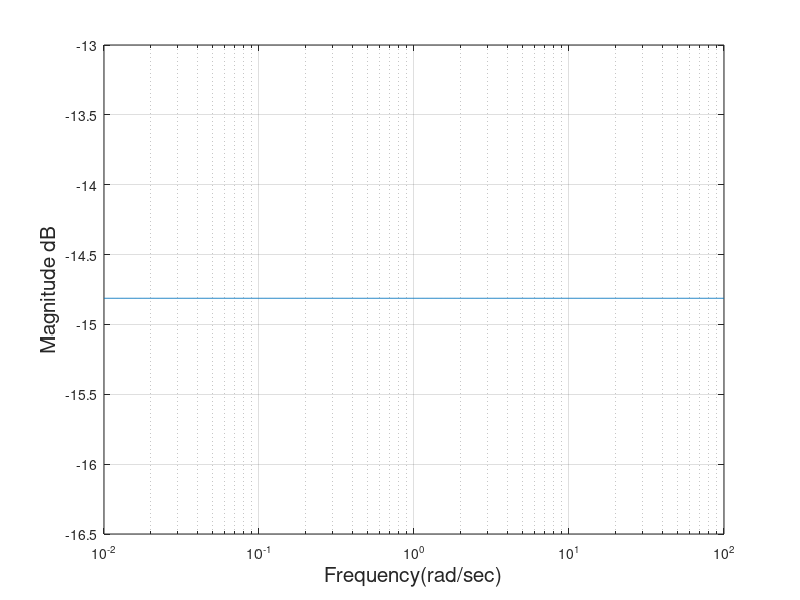
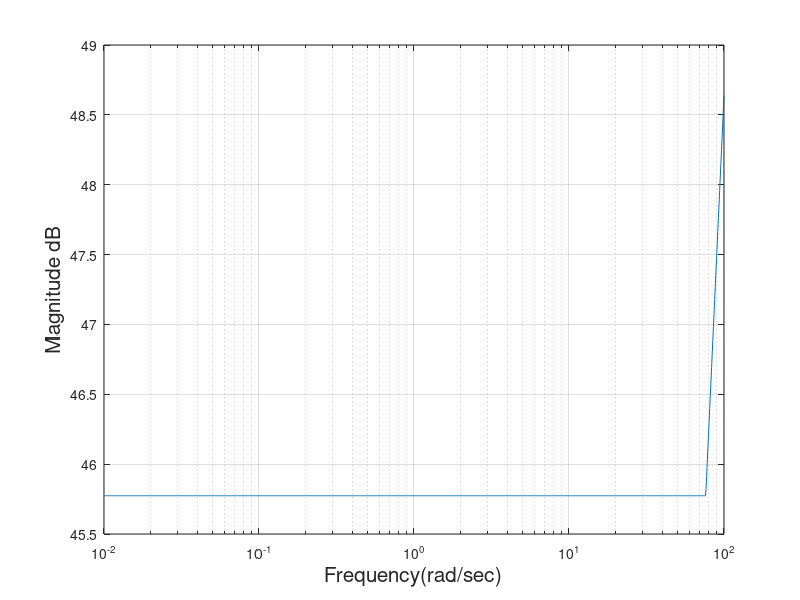
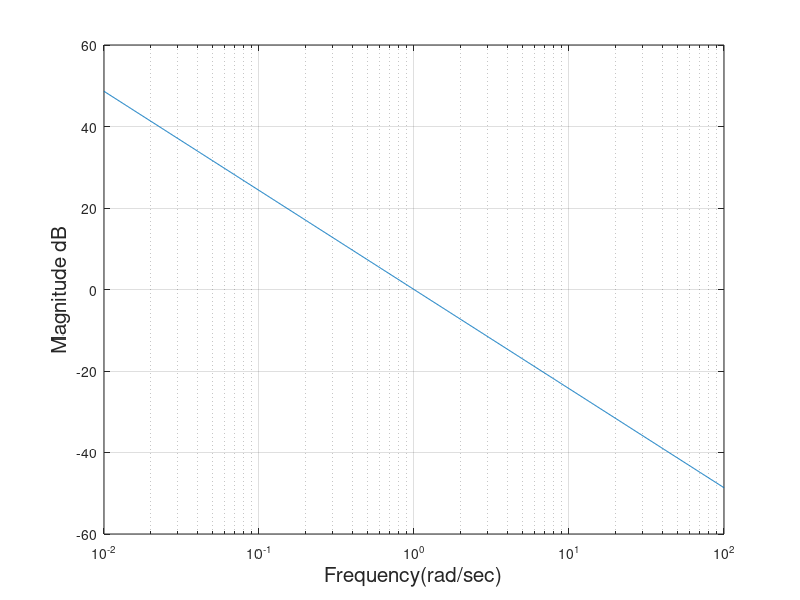
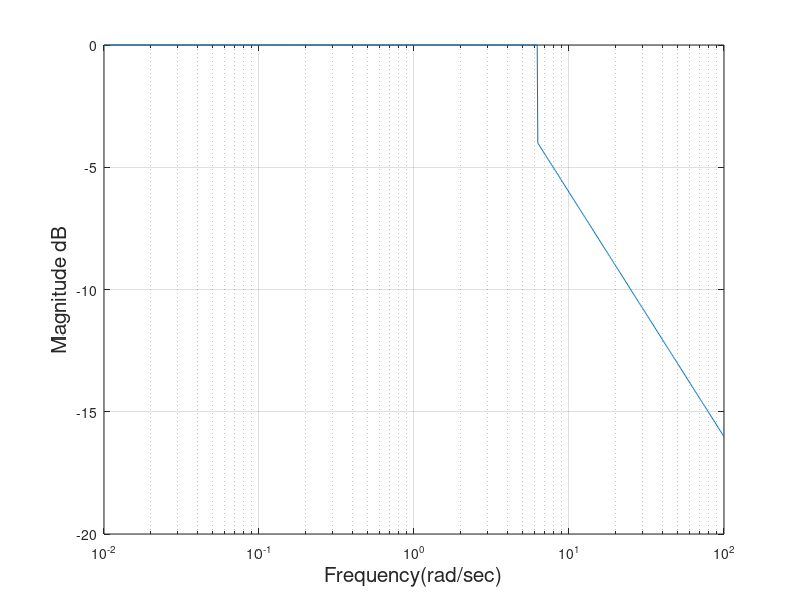

These charts were generated, in order, by the following MATLAB code:
clc;
clf;
clear all;
close all;
Kp = 0.1817;
Ki = 194.4;
beta = 1.216;
alpha = 0.5;  
Wcr = (abs(Ki))^(1/beta);
Wcr1 = (abs(1/0.4))^(1/alpha);
w = logspace(-2 , 2, 1000);
mask = w < Wcr;
mask1 = w < Wcr1;
mag1 = 20*log10(Kp)*ones(size(w));
mag2 = mask.*(20*log10(Ki)) + (~mask).*(20*beta*log10(w));
mag3 = -20*beta*log10(w);
mag4= (mask1).*(-20*log10(1)) + (~mask1).*(-20*alpha*log10(0.4*w));
combined = mag1 + mag2 + mag3 + mag4;
 
 figure(1);
plot(1,1);
semilogx(w, mag1)
xlabel('Frequency(rad/sec)','FontSize', 15);
ylabel('Magnitude dB','FontSize', 15);
grid on;
figure(2);
plot(1,2);
semilogx(w, mag2)
xlabel('Frequency(rad/sec)','FontSize', 15);
ylabel('Magnitude dB','FontSize', 15);
grid on;

figure(3);
plot(1,3);
semilogx(w, mag3)
xlabel('Frequency(rad/sec)','FontSize', 15);
ylabel('Magnitude dB','FontSize', 15);
grid on;
 
figure (4);
plot(1,4);
semilogx(w, mag4)
xlabel('Frequency(rad/sec)','FontSize', 15);
ylabel('Magnitude dB','FontSize', 15);
grid on;
 
figure(5);
plot(1,5);
semilogx(w, combined,'Color','blue','LineStyle','--')
xlabel('Frequency(rad/sec)','FontSize', 15);
ylabel('Magnitude dB','FontSize', 15);
grid on;
legend('Asymptotic magnitude bode plot','Location','NorthEast');

plot(1,1);
semilogx(w, combined,'Color','blue','LineStyle','--')
xlabel('Frequency(rad/sec)','FontSize', 15);
ylabel('Magnitude dB','FontSize', 15);
grid on;
hold on;

 

clc;
clear 
beta = 1.216;
alpha = 0.5;
K=1;
T=0.4;
Kp=0.1817;
Ki=194.4;
w=logspace(-2,2,1000);
 Mag=@(w) 20*log10(abs(sqrt(K).^2)) + 20*log10(abs(sqrt(Kp).^2)) + 20*log10(abs(sqrt((1i.*w).^beta +Ki).^2)) - 20*log10(abs(sqrt(T*(1i.*w).^alpha + 1).^2)) - 20*log10(abs(sqrt((1i.*w).^beta).^2));  

semilogx(w,Mag(w),'Color','red');
hold on;
grid on;
xlabel('Frequency (rad/sec)','FontSize', 15);
ylabel('Magnitude (dB)','FontSize', 15);
legend('Asymptotic magnitude bode plot','Exact magnitude bode plot','Location','NorthEast')
